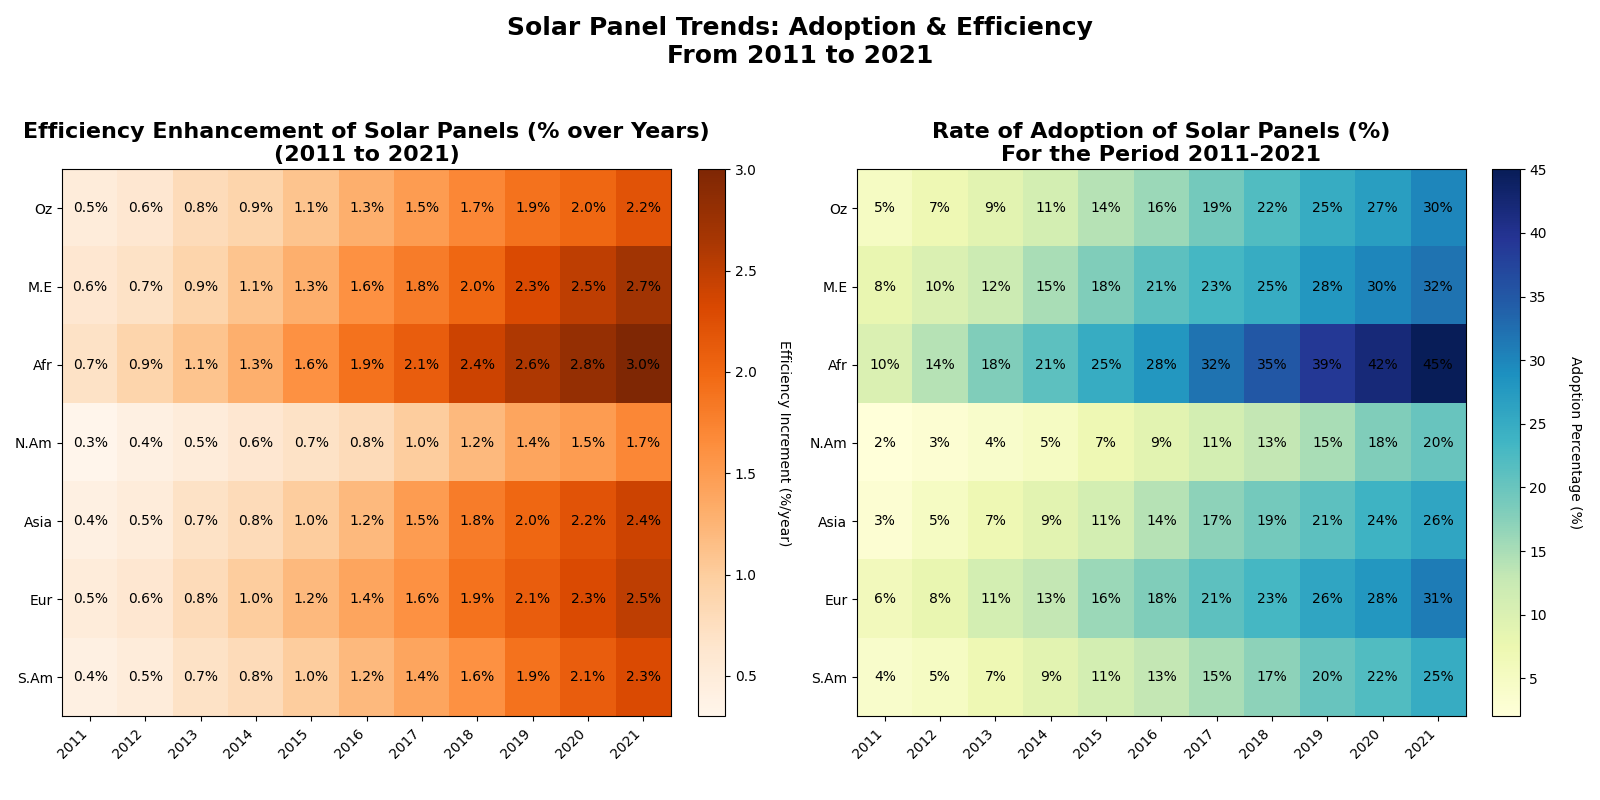

The Python source for this figure:
import numpy as np
import matplotlib.pyplot as plt

# Define years and regions
years = np.arange(2011, 2022)
regions = ["Australia", "Middle East", "Africa", "North America", "Asia", "Europe", "South America"]

# Adoption rates (%) data
adoption_rates = np.array([
    [5, 7, 9, 11, 14, 16, 19, 22, 25, 27, 30],   # North America
    [8, 10, 12, 15, 18, 21, 23, 25, 28, 30, 32], # Europe
    [10, 14, 18, 21, 25, 28, 32, 35, 39, 42, 45],# Asia
    [2, 3, 4, 5, 7, 9, 11, 13, 15, 18, 20],      # Africa
    [3, 5, 7, 9, 11, 14, 17, 19, 21, 24, 26],    # South America
    [6, 8, 11, 13, 16, 18, 21, 23, 26, 28, 31],  # Australia
    [4, 5, 7, 9, 11, 13, 15, 17, 20, 22, 25]     # Middle East
])

# Efficiency improvement data (%/year)
efficiency_improvement = np.array([
    [0.5, 0.6, 0.8, 0.9, 1.1, 1.3, 1.5, 1.7, 1.9, 2.0, 2.2],   # North America
    [0.6, 0.7, 0.9, 1.1, 1.3, 1.6, 1.8, 2.0, 2.3, 2.5, 2.7],   # Europe
    [0.7, 0.9, 1.1, 1.3, 1.6, 1.9, 2.1, 2.4, 2.6, 2.8, 3.0],   # Asia
    [0.3, 0.4, 0.5, 0.6, 0.7, 0.8, 1.0, 1.2, 1.4, 1.5, 1.7],   # Africa
    [0.4, 0.5, 0.7, 0.8, 1.0, 1.2, 1.5, 1.8, 2.0, 2.2, 2.4],   # South America
    [0.5, 0.6, 0.8, 1.0, 1.2, 1.4, 1.6, 1.9, 2.1, 2.3, 2.5],   # Australia
    [0.4, 0.5, 0.7, 0.8, 1.0, 1.2, 1.4, 1.6, 1.9, 2.1, 2.3]    # Middle East
])

fig, axs = plt.subplots(nrows=1, ncols=2, figsize=(16, 8))

# Heatmap for Efficiency Improvement
im1 = axs[0].imshow(efficiency_improvement, cmap='Oranges', aspect='auto')

# Annotate and label the heatmap
axs[0].set_title('Efficiency Enhancement of Solar Panels (% over Years)\n(2011 to 2021)', fontsize=16, weight='bold')
axs[0].set_xticks(np.arange(len(years)))
axs[0].set_yticks(np.arange(len(regions)))
axs[0].set_xticklabels(years, rotation=45, ha='right')
axs[0].set_yticklabels(['Oz', 'M.E', 'Afr', 'N.Am', 'Asia', 'Eur', 'S.Am'])
for i in range(len(regions)):
    for j in range(len(years)):
        axs[0].text(j, i, f'{efficiency_improvement[i, j]:.1f}%', ha='center', va='center', color='black')
cbar1 = plt.colorbar(im1, ax=axs[0], fraction=0.046, pad=0.04)
cbar1.set_label('Efficiency Increment (%/year)', rotation=270, labelpad=25)

# Heatmap for Adoption Rates
im2 = axs[1].imshow(adoption_rates, cmap='YlGnBu', aspect='auto')

# Annotate and label the heatmap
axs[1].set_title('Rate of Adoption of Solar Panels (%)\nFor the Period 2011-2021', fontsize=16, weight='bold')
axs[1].set_xticks(np.arange(len(years)))
axs[1].set_yticks(np.arange(len(regions)))
axs[1].set_xticklabels(years, rotation=45, ha='right')
axs[1].set_yticklabels(['Oz', 'M.E', 'Afr', 'N.Am', 'Asia', 'Eur', 'S.Am'])
for i in range(len(regions)):
    for j in range(len(years)):
        axs[1].text(j, i, f'{adoption_rates[i, j]}%', ha='center', va='center', color='black')
cbar2 = plt.colorbar(im2, ax=axs[1], fraction=0.046, pad=0.04)
cbar2.set_label('Adoption Percentage (%)', rotation=270, labelpad=25)

# Main title for the chart
plt.suptitle('Solar Panel Trends: Adoption & Efficiency\nFrom 2011 to 2021', fontsize=18, weight='bold')

# Adjust layout to prevent overlap
plt.tight_layout(rect=[0, 0.03, 1, 0.95])

# Display the plot
plt.show()
